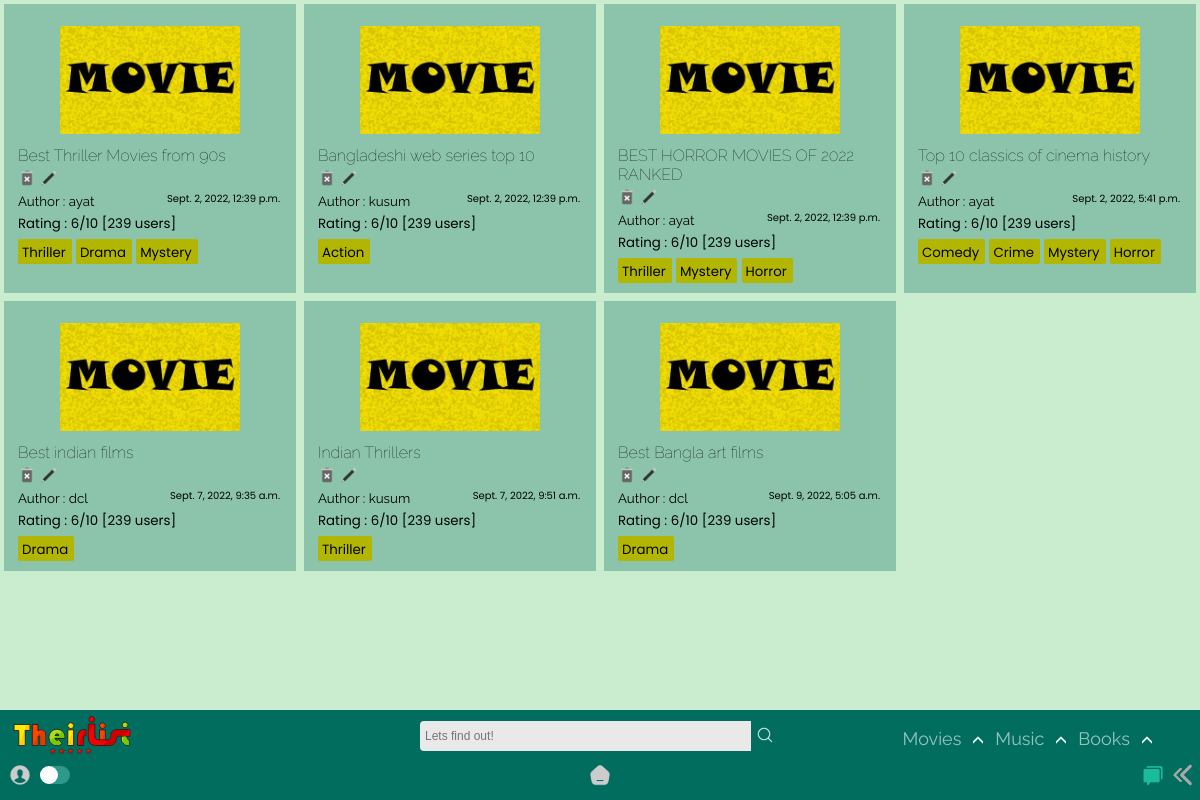
The page /home/film/ on the database as committed earlier.
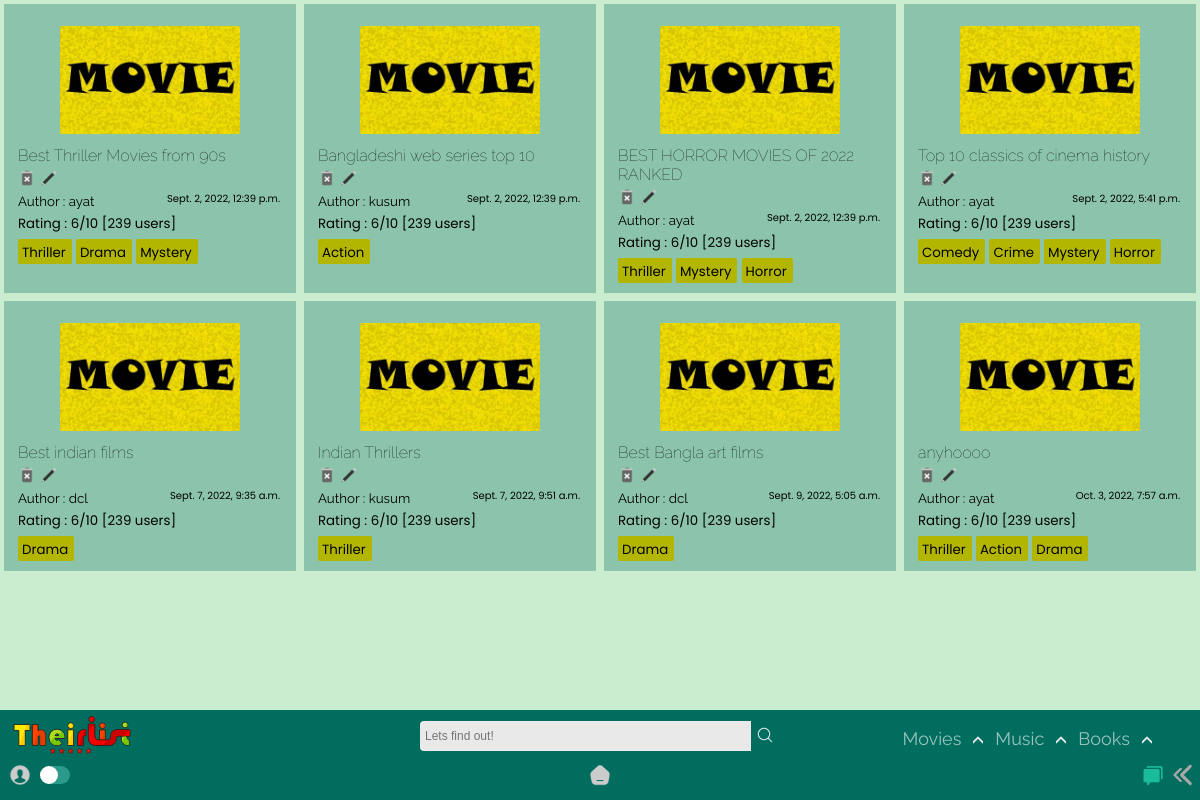
The same page on the database as committed later.
### app/models.py (models this page shows, shortened)
class List(models.Model):
    title = models.CharField(max_length=65)
    genre = models.ManyToManyField('Genre')
    creator = models.ForeignKey(User,on_delete=models.SET_NULL,blank=True, null=True)
    posted = models.DateTimeField(auto_now_add=True)
    content = RichTextField(null=True,default=' ')
    type = models.CharField(max_length=10,default="Movie")
    slug = models.SlugField(max_length= 300,null=True, blank = True, unique=True)

class Genre(models.Model):
    name = models.CharField(max_length=150)
    def __str__(self):
        return self.name

### app/views.py (the view)
# urls.py: path('film/',views.film, name='film'),
def film(request,query=None):
    if not query:
        qs = List.objects.all()
    else:
        qs = List.objects.filter(genre__name__icontains=query)
    return render(request, 'app/film.html', {'query': qs, 'result' : query} )

### templates/app/film.html (shortened to what this page needs)
{% extends "index.html" %}
{% load static %}
{% block content %}
<section>
    <div class="contain-sec" id="contain-sec5">
      {% for film in query %}
      <div class="elements">
        <div class="thumb">
          <img src="{% static 'app/images/movie-poster.jpg' %}" width="100px" />
        </div>
        <div class="Title">
          <a href="{% url 'app:list_detail' film.slug %}"><h4 class="tit">{{film.title}}</h4></a>
          {% if user.id == film.creator.id %}
          <a href="{% url 'app:delete_movie' film.slug %}"><img src ="{% static 'app/images/delete.png' %}"></a>
          <a href="{% url 'app:update_list' film.slug %}"><img src ="{% static 'app/images/edit.png' %}"></a>
          {% else %}
          <img src ="{% static 'app/images/delete-dis.png' %}">
          <img src ="{% static 'app/images/edit-dis.png' %}">
          {% endif %}
        </div>
        <div class="Author">
          <small>Author : {{film.creator.username}}<span>{{film.posted}}</span></small>
        </div>
        <div class="rating"><small>Rating : 6/10 [239 users]</small></div>
          {% for tag in film.genre.all %}
          <div class="Genre">
            <a href="{% url 'app:film' query=tag %}">
              <small>{{ tag }}</small>
            </a>
          </div>
            {% empty %}
            No tags!
          {% endfor %}
      </div>
      {% endfor %}
    </div>
  </section>
{% endblock content %}

Rows that differ between the two databases and show on the page:
added List: title "anyhoooo", creator.username "ayat", posted "Oct. 3, 2022, 7:57 a.m.", Genre (name "Thriller"), Genre (name "Action"), Genre (name "Drama")
